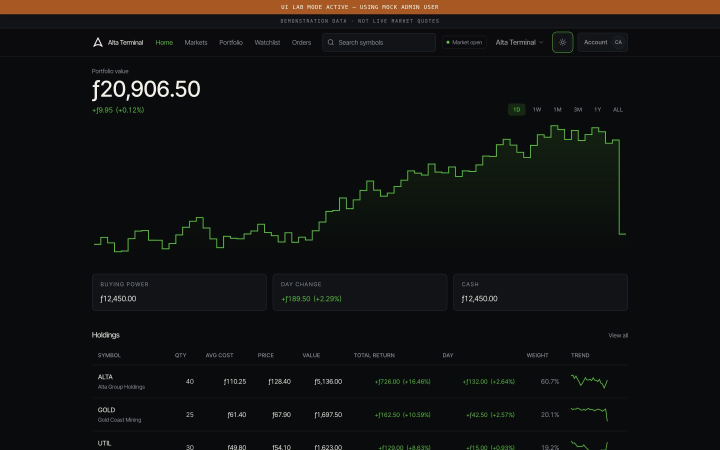
#> input picture promo/alta-terminal-teaser/terminal-dark.png, 1440 x 900 px (shown at 1/2 size)
$ python render_scenes.py
#> lines starting #> are read from the running program, lines starting #| are printed output that depends on the picture
from pathlib import Path
from PIL import Image, ImageDraw, ImageFont, ImageFilter
import math

ROOT = Path(__file__).resolve().parent
SIZE = (1920, 1080)
GREEN = "#00C805"
INK = "#050708"
WHITE = "#F7F8F5"
MUTED = "#8B9099"
FONT = "/System/Library/Fonts/SFNS.ttf"
MONO = "/System/Library/Fonts/SFNSMono.ttf"


def font(size: int, mono: bool = False):
    return ImageFont.truetype(MONO if mono else FONT, size=size)


def text(draw, xy, value, size, fill, *, mono=False, anchor=None, spacing=10):
    draw.multiline_text(
        xy,
        value,
        font=font(size, mono),
        fill=fill,
        anchor=anchor,
        spacing=spacing,
    )


def alta_logo(draw, x, y, size, color=WHITE, width=7):
    """Match src/components/alta-logo.tsx: outlined A with a curved base."""
#> called with x = 906, y = 155, size = 108, color = '#F7F8F5', width = 9
    def point(px, py):
        return (x + size * px / 100, y + size * py / 100)

    draw.line([point(50, 14), point(84, 84)], fill=color, width=width)
    draw.line([point(50, 14), point(16, 84)], fill=color, width=width)

    curve = []
    for i in range(31):
        t = i / 30
        px = (1 - t) ** 2 * 20 + 2 * (1 - t) * t * 50 + t**2 * 80
        py = (1 - t) ** 2 * 80 + 2 * (1 - t) * t * 60 + t**2 * 80
        curve.append(point(px, py))
    draw.line(curve, fill=color, width=width, joint="curve")

    radius = width // 2
    for px, py in [point(50, 14), point(84, 84), point(16, 84), point(20, 80), point(80, 80)]:
        draw.ellipse((px - radius, py - radius, px + radius, py + radius), fill=color)


def base(color=INK):
    return Image.new("RGB", SIZE, color)


def save(image, name):
#> called with name = 'scene-01-intro.png'
    image.save(ROOT / name, quality=96)


def centered_line(draw, y, value, size, fill, *, mono=False):
    face = font(size, mono)
    bbox = draw.textbbox((0, 0), value, font=face)
    width = bbox[2] - bbox[0]
    draw.text(((SIZE[0] - width) / 2 - bbox[0], y), value, font=face, fill=fill)


def screenshot_scene(source_name, title, kicker, *, background=INK, light=False, crop_x=0):
#> called with source_name = 'terminal-dark.png', title = 'See the whole market.', kicker = 'Portfolio', background = '#080A0B', light = False, crop_x = 0
    canvas = base(background)
    shot = Image.open(ROOT / source_name).convert("RGB")
#> shot is the input picture: PIL image 1440x900 RGB; mean R, G, B 18.2, 17.6, 16.8
    # Remove UI Lab and mock-data banners.
    shot = shot.crop((0, 60, shot.width, shot.height))
#> shot: PIL image 1440x840 RGB
    target_w, target_h = 1600, 933
    scale = max(target_w / shot.width, target_h / shot.height)
#> scale = 1.11
    shot = shot.resize((round(shot.width * scale), round(shot.height * scale)), Image.Resampling.LANCZOS)
#> shot: PIL image 1600x933 RGB
    left = max(0, (shot.width - target_w) // 2 + crop_x)
#> left = 0
    shot = shot.crop((left, 0, left + target_w, target_h))

    # Soft lift behind the application window.
    shadow = Image.new("RGBA", SIZE, (0, 0, 0, 0))
#> shadow: PIL image 1920x1080 RGBA; every value is 0
    sd = ImageDraw.Draw(shadow)
    sd.rounded_rectangle((148, 126, 1772, 1080), radius=28, fill=(0, 0, 0, 120))
    shadow = shadow.filter(ImageFilter.GaussianBlur(26))
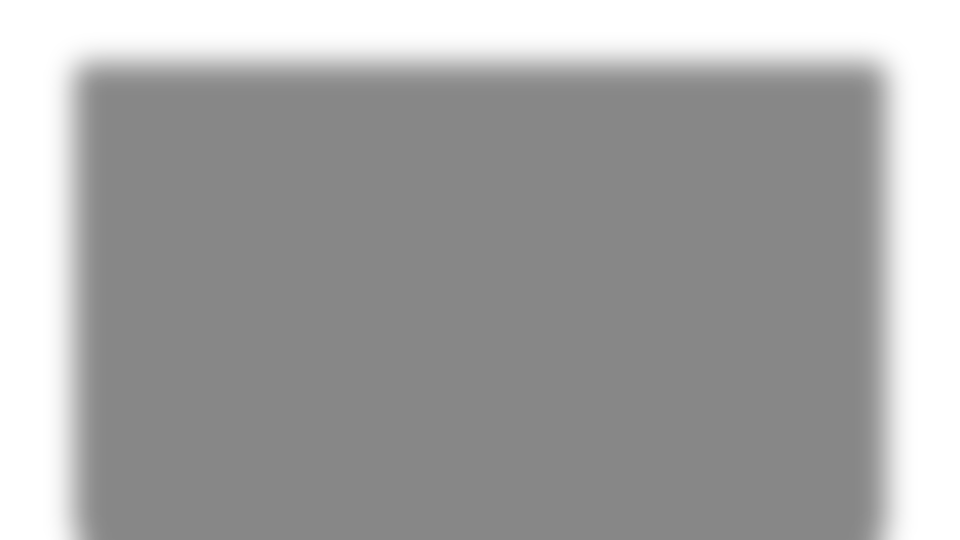
#> shadow: PIL image 1920x1080 RGBA (shown at 1/2 size); mean R, G, B, A 0, 0, 0, 89.7; transparent parts drawn white
    canvas = Image.alpha_composite(canvas.convert("RGBA"), shadow)
#> canvas: PIL image 1920x1080 RGBA

    frame = Image.new("RGBA", (1624, 957), (0, 0, 0, 0))
#> frame: PIL image 1624x957 RGBA; every value is 0
    fd = ImageDraw.Draw(frame)
    frame_fill = (248, 249, 247, 255) if light else (13, 15, 18, 255)
    fd.rounded_rectangle((0, 0, 1624, 957), radius=24, fill=frame_fill)
    frame.paste(shot, (12, 12))
    canvas.alpha_composite(frame, (148, 126))

    # Small header above the app; nothing covers the product.
    od = ImageDraw.Draw(canvas)
    text_color = "#050708" if light else WHITE
    alta_logo(od, 148, 42, 55, text_color, 5)
    text(od, (222, 52), "ALTA TERMINAL", 20, text_color, mono=True)
    text(od, (222, 82), kicker.upper(), 14, GREEN, mono=True)
    text(od, (1772, 57), title, 38, text_color, anchor="ra")
    return canvas.convert("RGB")


def render():
    intro = base()
    d = ImageDraw.Draw(intro)
    alta_logo(d, 906, 155, 108, WHITE, 9)
    centered_line(d, 326, "ALTA GROUP PRESENTS", 20, GREEN, mono=True)
    centered_line(d, 455, "THE MARKET", 84, WHITE)
    centered_line(d, 555, "MOVES DIFFERENTLY.", 84, WHITE)
    d.rounded_rectangle((800, 736, 1120, 742), radius=3, fill=GREEN)
    centered_line(d, 805, "INTRODUCING ALTA TERMINAL", 19, MUTED, mono=True)
    save(intro, "scene-01-intro.png")

    save(
        screenshot_scene(
            "terminal-dark.png",
            "See the whole market.",
            "Portfolio",
            background="#080A0B",
        ),
        "scene-02-portfolio-dark.png",
    )

    save(
        screenshot_scene(
            "terminal-light.png",
            "Light. Dark. Your call.",
            "Personal",
            background="#EBEDE8",
            light=True,
        ),
        "scene-03-portfolio-light.png",
    )
#> call 2 of screenshot_scene, with source_name = 'terminal-light.png', title = 'Light. Dark. Your call.', kicker = 'Personal', background = '#EBEDE8', light = True, crop_x = 0
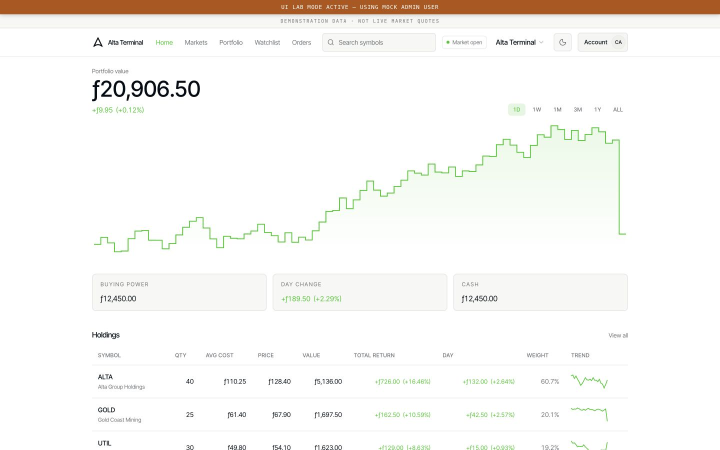
#> input picture promo/alta-terminal-teaser/terminal-light.png, 1440 x 900 px (shown at 1/2 size)
#> in screenshot_scene, shot is the input picture: PIL image 1440x900 RGB; mean R, G, B 247.9, 246.4, 243.3
#> in screenshot_scene (call 2), `frame.paste(shot, (12, 12))`:
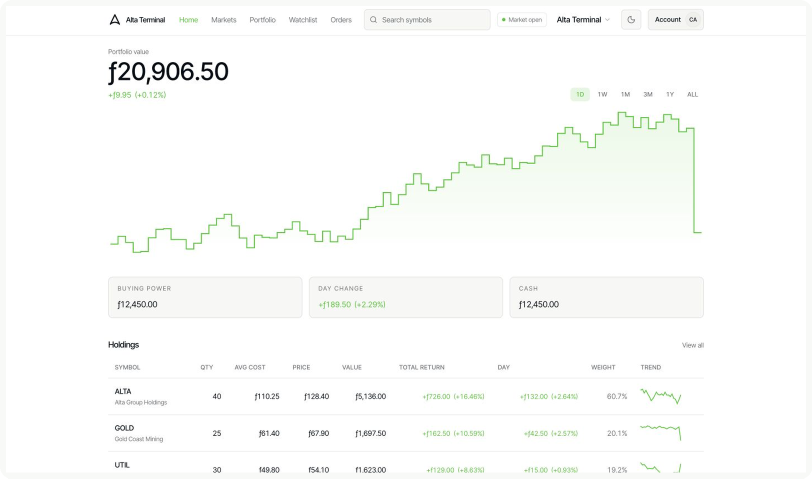
#> frame: PIL image 1624x957 RGBA (shown at 1/2 size); mean R, G, B, A 250.6, 251.6, 250.2, 254.9; transparent parts drawn white
#> in screenshot_scene (call 2), `canvas.alpha_composite(frame, (148, 126))`:
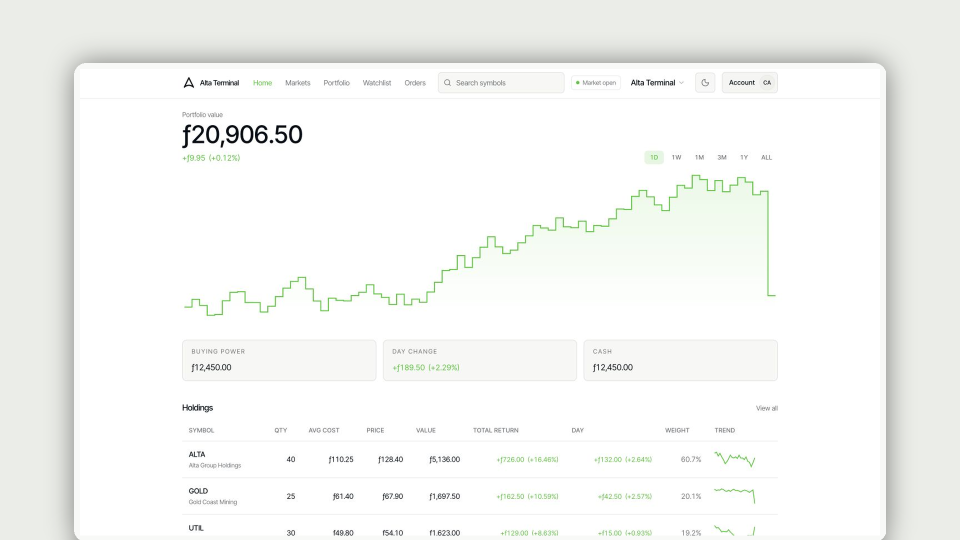
#> canvas: PIL image 1920x1080 RGBA (shown at 1/2 size); mean R, G, B, A 244.8, 246, 243.7, 255

    save(
        screenshot_scene(
            "terminal-markets.png",
            "Track every move.",
            "Markets",
            background="#080A0B",
        ),
        "scene-04-markets.png",
    )
#> call 3 of screenshot_scene, with source_name = 'terminal-markets.png', title = 'Track every move.', kicker = 'Markets', background = '#080A0B', light = False, crop_x = 0
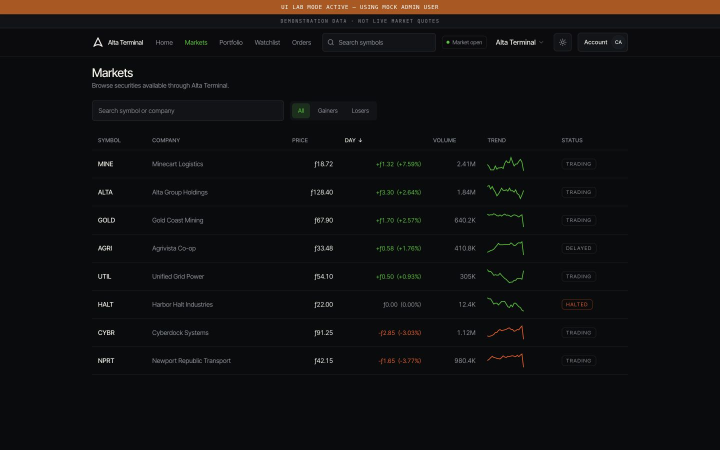
#> input picture promo/alta-terminal-teaser/terminal-markets.png, 1440 x 900 px (shown at 1/2 size)
#> in screenshot_scene, shot is the input picture: PIL image 1440x900 RGB; mean R, G, B 17.4, 16, 16.2
#> in screenshot_scene (call 3), `frame.paste(shot, (12, 12))`:
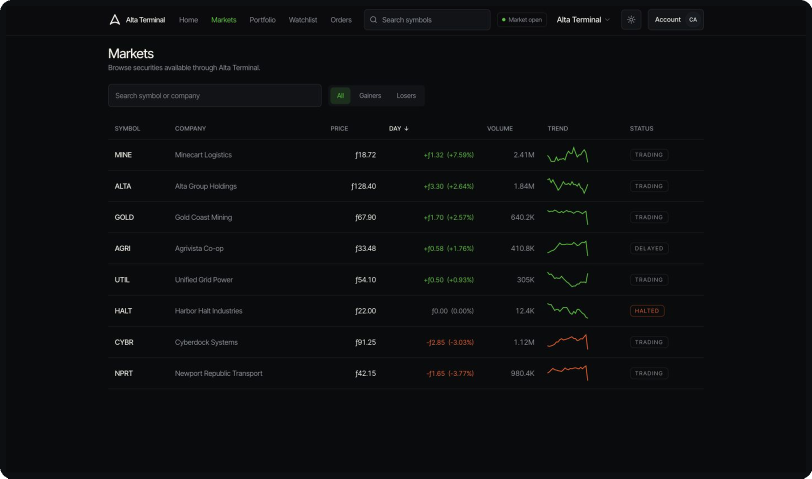
#> frame: PIL image 1624x957 RGBA (shown at 1/2 size); mean R, G, B, A 12.3, 13.4, 15.3, 254.9; transparent parts drawn white
#> in screenshot_scene (call 3), `canvas.alpha_composite(frame, (148, 126))`:
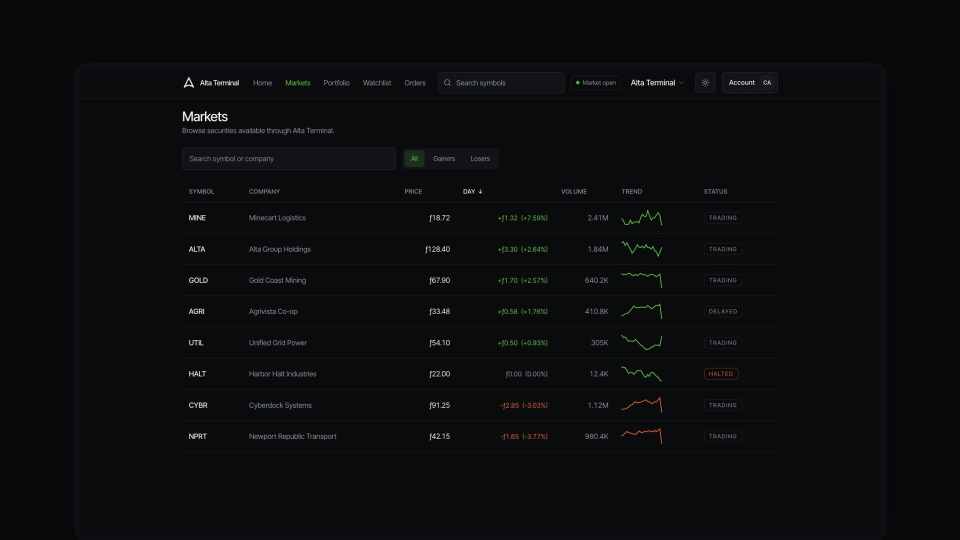
#> canvas: PIL image 1920x1080 RGBA (shown at 1/2 size); mean R, G, B, A 11.2, 12.5, 14.1, 255

    save(
        screenshot_scene(
            "terminal-security.png",
            "From quote to order.",
            "Trading",
            background="#080A0B",
            crop_x=0,
        ),
        "scene-05-order.png",
    )

    outro = base()
    d = ImageDraw.Draw(outro)
    alta_logo(d, 918, 175, 84, WHITE, 7)
    centered_line(d, 340, "ALTA TERMINAL", 26, GREEN, mono=True)
    centered_line(d, 470, "COMING TO NEWPORT", 78, WHITE)
    centered_line(d, 600, "Markets, positions, and orders—without the noise.", 27, MUTED)
    d.rounded_rectangle((760, 735, 1160, 795), radius=30, fill=GREEN)
    button = "POWERED BY ALTA GROUP"
    face = font(17, True)
    bbox = d.textbbox((0, 0), button, font=face)
    d.text((960 - (bbox[2] - bbox[0]) / 2 - bbox[0], 756), button, font=face, fill="#001900")
    save(outro, "scene-06-outro.png")

    # Social/website poster frame.
    save(outro, "alta-terminal-teaser-poster.png")


if __name__ == "__main__":
#> (the run stopped early here; a loop or call above may not have finished)
